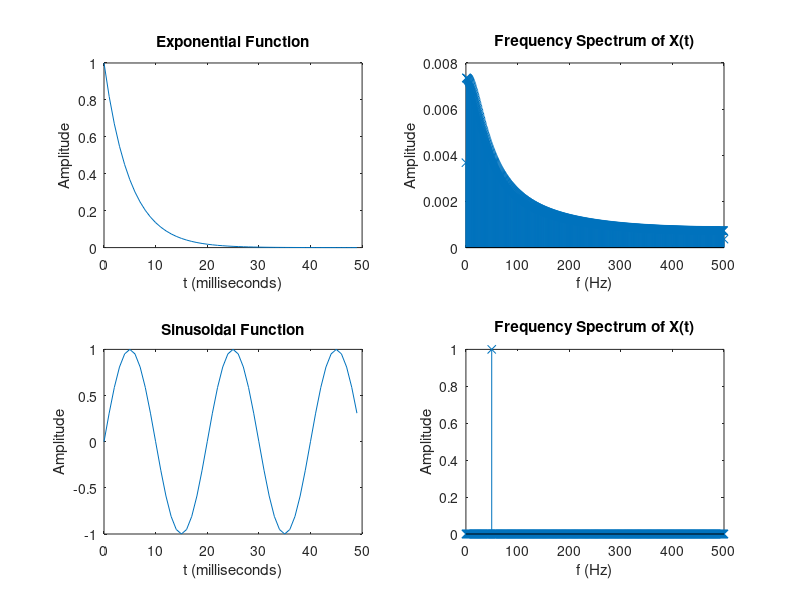

This chart was generated by the following MATLAB code:
close all
clear all

Fs = 1000;            % Sampling frequency                    
T = 1/Fs;             % Sampling period       
L = 1500;             % Length of signal
t = (0:L-1)*T;        % Time vector

%% %Step
unitstep = zeros(size(t)); 
unitstep2 = zeros(size(t)); 
t1 = (-2:L-1)*T;
unitstep(t1>=0) = 1; 
subplot(3,2,1)
plot(1000*t1(1:51),unitstep(1:51))
title('Unit Step Function')
xlabel('t (milliseconds)')
ylabel('Amplitude')

Y = fft(unitstep);

P2 = abs(Y/L);
P1 = P2(1:L/2+1);
P1(2:end-1) = 2*P1(2:end-1);

subplot(3,2,2)
f = Fs*(0:(L/2))/L;
stem(f,P1, 'x') 
title('Frequency Spectrum of X(t)')
xlabel('f (Hz)')
ylabel('Amplitude')

%% %Impulse
Impulse = t1==0;
subplot(3,2,3)
plot(1000*t1(1:51),Impulse(1:51))
title('Impulse Function')
xlabel('t (milliseconds)')
ylabel('Amplitude')

Y = fft(Impulse);

P2 = abs(Y/L);
P1 = P2(1:L/2+1);
P1(2:end-1) = 2*P1(2:end-1);

subplot(3,2,4)
f = Fs*(0:(L/2))/L;
stem(f,P1, 'x') 
title('Frequency Spectrum of X(t)')
xlabel('f (Hz)')
ylabel('Amplitude')

%% %Ramp
Ramp = (t);

subplot(3,2,5)
plot(1000*t(1:50),Ramp(1:50))
title('Ramp Function')
xlabel('t (milliseconds)')
ylabel('Amplitude')


Y = fft(Ramp);

P2 = abs(Y/L);
P1 = P2(1:L/2+1);
P1(2:end-1) = 2*P1(2:end-1);

subplot(3,2,6)
f = Fs*(0:(L/2))/L;
stem(f,P1, 'x') 
title('Frequency Spectrum of X(t)')
xlabel('f (Hz)')
ylabel('Amplitude')


%% %Exponential

Exponential = exp(-t/0.5e-2);

subplot(2,2,1)
plot(1000*t(1:50),Exponential(1:50))
title('Exponential Function')
xlabel('t (milliseconds)')
ylabel('Amplitude')


Y = fft(Exponential);

P2 = abs(Y/L);
P1 = P2(1:L/2+1);
P1(2:end-1) = 2*P1(2:end-1);

subplot(2,2,2)
f = Fs*(0:(L/2))/L;
stem(f,P1, 'x') 
title('Frequency Spectrum of X(t)')
xlabel('f (Hz)')
ylabel('Amplitude')

%% %Sin
S = 1*sin(2*pi*50*t);
subplot(2,2,3)
plot(1000*t(1:50),S(1:50))
title('Sinusoidal Function')
xlabel('t (milliseconds)')
ylabel('Amplitude')

Y = fft(S);

P2 = abs(Y/L);
P1 = P2(1:L/2+1);
P1(2:end-1) = 2*P1(2:end-1);

subplot(2,2,4)
f = Fs*(0:(L/2))/L;
stem(f,P1, 'x') 
title('Frequency Spectrum of X(t)')
xlabel('f (Hz)')
ylabel('Amplitude')
